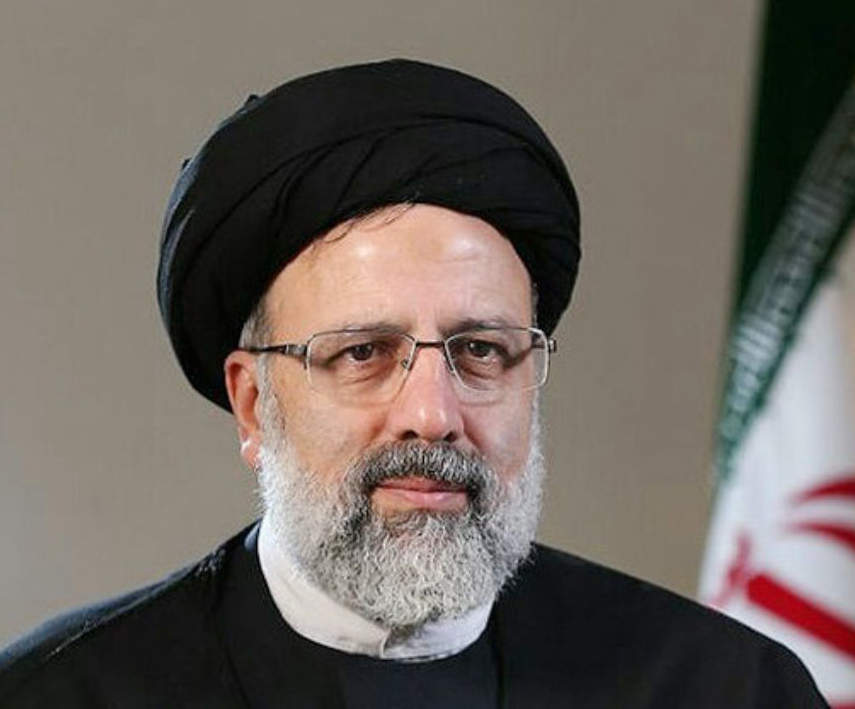
#> input picture HW4/2/P2/raisi.png, 855 x 709 px
$ python e.py
#> lines starting #> are read from the running program, lines starting #| are printed output that depends on the picture
### HW4/2/d.py
import numpy as np
import matplotlib.pyplot as plt
import pandas as pd
import cv2
from scipy.spatial import Delaunay

def applyAffineTransform(src, srcTri, dstTri, size):
    # Given a pair of triangles, find the affine transform.
    warpMat = cv2.getAffineTransform(np.float32(srcTri), np.float32(dstTri))

    # Apply the Affine Transform just found to the src image
    dst = cv2.warpAffine(src, warpMat, (size[0], size[1]), None, flags=cv2.INTER_LINEAR,
                         borderMode=cv2.BORDER_REFLECT_101)

    return dst

# Warps and alpha blends triangular regions from img1 and img2 to img
def morphTriangle(img_M, img_N, imgMorph, tri_M, tri_N, t, alpha):
    # Find bounding rectangle for each triangle
    r_M = cv2.boundingRect(np.float32([tri_M]))
    r_N = cv2.boundingRect(np.float32([tri_N]))
    r = cv2.boundingRect(np.float32([t]))

    # Offset points by left top corner of the respective rectangles
    tM_Rect = []
    tN_Rect = []
    t_Rect = []

    for i in range(0, 3):
        t_Rect.append(((t[i][0] - r[0]), (t[i][1] - r[1])))
        tM_Rect.append(((tri_M[i][0] - r_M[0]), (tri_M[i][1] - r_M[1])))
        tN_Rect.append(((tri_N[i][0] - r_N[0]), (tri_N[i][1] - r_N[1])))

    # Get mask by filling triangle
    mask = np.zeros((r[3], r[2], 3), dtype=np.float32)
    cv2.fillConvexPoly(mask, np.int32(t_Rect), (1.0, 1.0, 1.0), 16, 0);

    # Apply warpImage to small rectangular patches
    imgM_Rect = img_M[r_M[1]:r_M[1] + r_M[3], r_M[0]:r_M[0] + r_M[2]]
    imgN_Rect = img_N[r_N[1]:r_N[1] + r_N[3], r_N[0]:r_N[0] + r_N[2]]

    size = (r[2], r[3])
    warpImage1 = applyAffineTransform(imgM_Rect, tM_Rect, t_Rect, size)
    warpImage2 = applyAffineTransform(imgN_Rect, tN_Rect, t_Rect, size)

    # Alpha blend rectangular patches
    imgRect = (1.0 - alpha) * warpImage1 + alpha * warpImage2

    # Copy triangular region of the rectangular patch to the output image
    imgMorph[r[1]:r[1] + r[3], r[0]:r[0] + r[2]] = imgMorph[r[1]:r[1] + r[3], r[0]:r[0] + r[2]] * (1 - mask) + imgRect * mask


def final(alpha, img_M, img_N, P_M, P_N):
    P_I = (1 - alpha) * P_M + alpha * P_N

    img_M = np.float32(img_M)
    img_N = np.float32(img_N)

    # Allocate space for final output
    imgMorph = np.zeros(img_M.shape, dtype=img_M.dtype)

    # Read triangles from tri.txt
    tri_I = Delaunay(P_I)
    for i in range(len(tri_I.simplices)):
        x, y, z = tri_I.simplices[i]

        x = int(x)
        y = int(y)
        z = int(z)

        tri_M = [P_M[x], P_M[y], P_M[z]]
        tri_N = [P_N[x], P_N[y], P_N[z]]
        t = [P_I[x], P_I[y], P_I[z]]

        # Morph one triangle at a time.
        morphTriangle(img_M, img_N, imgMorph, tri_M, tri_N, t, alpha)

    return np.uint8(imgMorph)


# [25 lines that do not run on import are left out]

### HW4/2/e.py
import numpy as np
import matplotlib.pyplot as plt
import pandas as pd
import cv2
from d import *


if __name__ == "__main__":
    img_M = cv2.imread("P2/raisi.png")
#> img_M is the input picture: shape (709, 855, 3); mean B, G, R 96.7, 103.2, 111.2
    img_M = cv2.cvtColor(img_M, cv2.COLOR_BGR2RGB)
    img_N = cv2.imread("P2/rouhani.png")
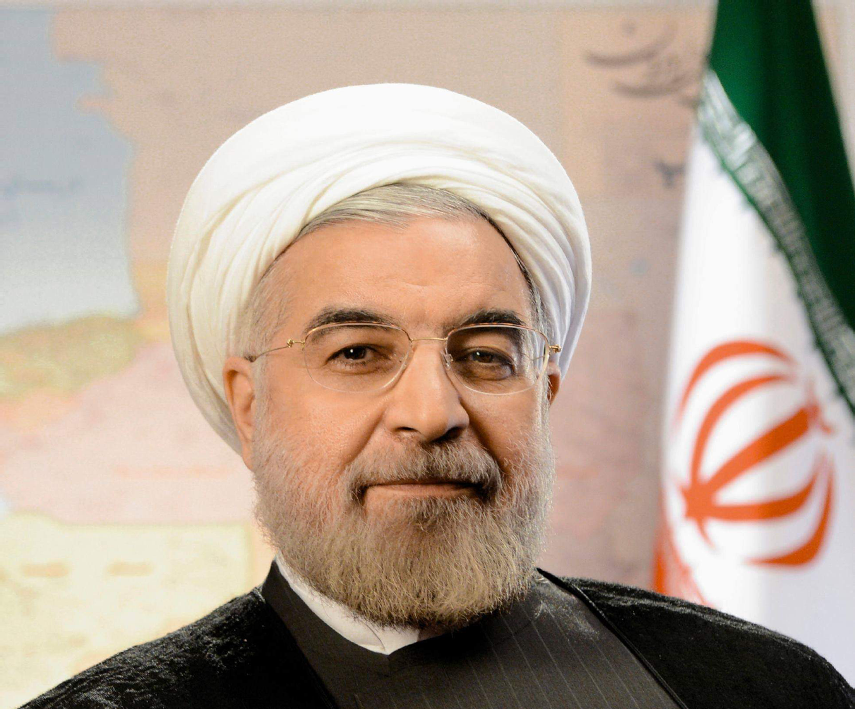
#> input picture HW4/2/P2/rouhani.png, 855 x 709 px
#> img_N is the input picture: shape (709, 855, 3); mean B, G, R 144.3, 159.9, 177.4
    img_N = cv2.cvtColor(img_N, cv2.COLOR_BGR2RGB)

    P_M = pd.read_csv("P_M.txt", header=None)
#> (reads HW4/2/P_M.txt from the repository)
    P_N = pd.read_csv("P_N.txt", header=None)
#> (reads HW4/2/P_N.txt from the repository)
    P_M = P_M.values
    P_N = P_N.values
    height, width, layers = img_M.shape
#> height = 709; width = 855; layers = 3
    video = cv2.VideoWriter('video.avi', 0, 30, (width, height))

    for i in range(61):
        alpha = i/60
        I = final(alpha, img_M, img_N, P_M, P_N)
        I = cv2.cvtColor(I, cv2.COLOR_RGB2BGR)
        video.write(I)
#> this loop made 61 passes
#> pass 1, in morphTriangle, `imgM_Rect = img_M[r_M[1]:r_M[1] + r_M[3], r_M[0]:r_M[0] + r_M[2]]`:
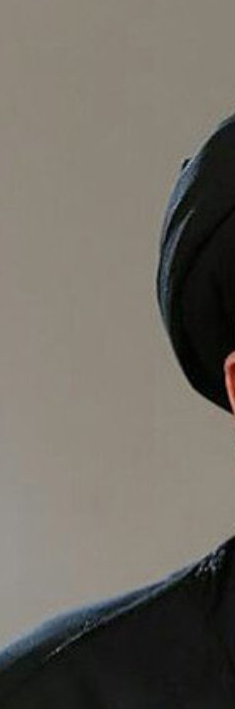
#> imgM_Rect: shape (709, 235, 3) float32; mean R, G, B 111.9, 107.6, 99.5
#> pass 1, in morphTriangle, `imgN_Rect = img_N[r_N[1]:r_N[1] + r_N[3], r_N[0]:r_N[0] + r_N[2]]`:
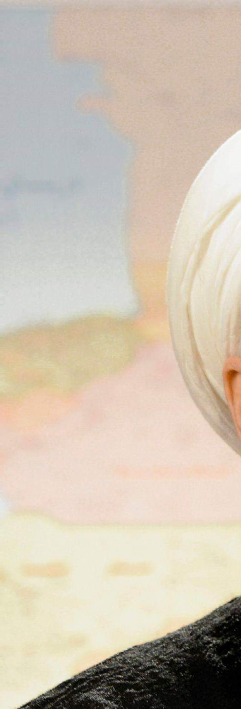
#> imgN_Rect: shape (709, 241, 3) float32; mean R, G, B 205.3, 193.8, 178.1

    cv2.destroyAllWindows()
    video.release()
